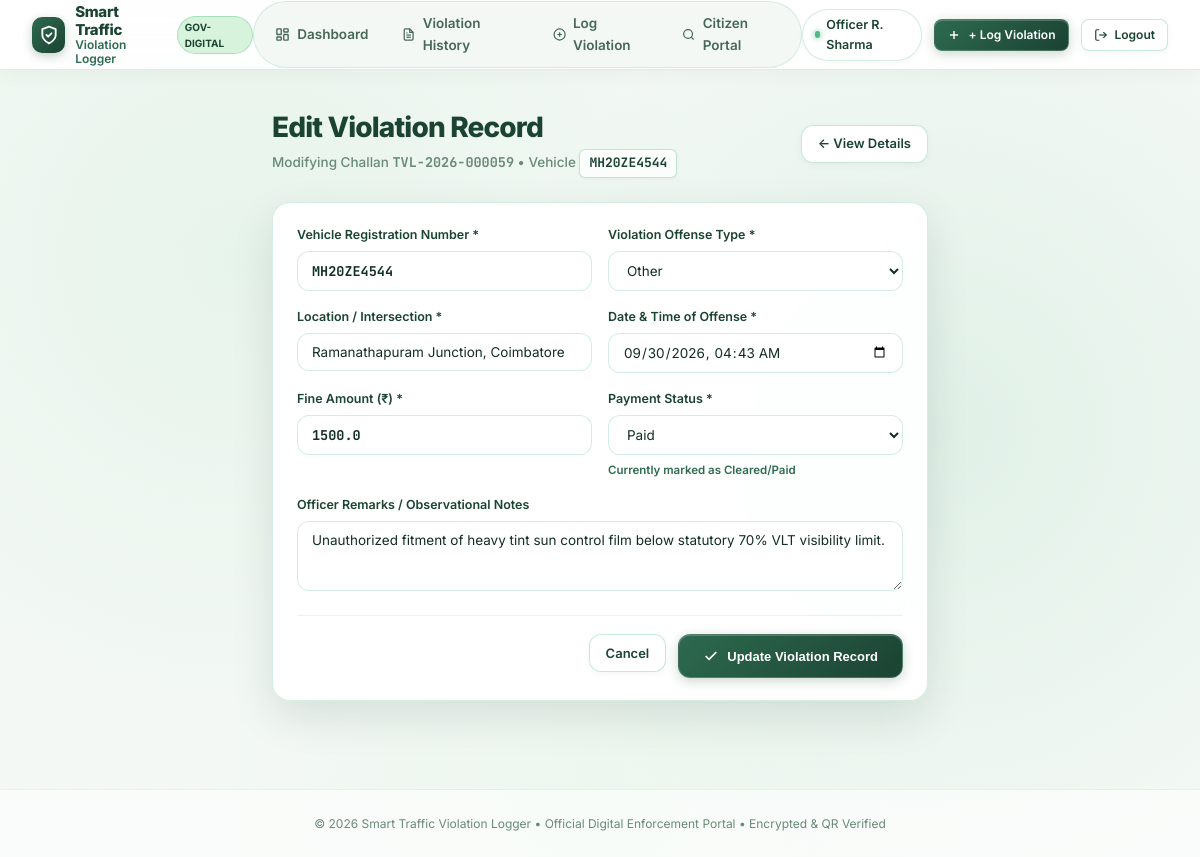
The app's page /violations/59/edit (signed in) with its own data.
### models.py (models this page shows, shortened)
class Violation(db.Model):
    __tablename__ = 'violations'
    id = db.Column(db.Integer, primary_key=True)
    challan_number = db.Column(db.String(32), unique=True, nullable=False, index=True)
    vehicle_number = db.Column(db.String(20), nullable=False, index=True)
    violation_type = db.Column(db.String(100), nullable=False)
    location = db.Column(db.String(200), nullable=False)
    violation_date = db.Column(db.DateTime, nullable=False, default=utc_now)
    fine_amount = db.Column(db.Float, nullable=False)
    payment_status = db.Column(db.String(20), nullable=False, default='Unpaid')
    officer_badge = db.Column(db.String(50), nullable=True)
    officer_name = db.Column(db.String(120), nullable=True)
    qr_filename = db.Column(db.String(255), nullable=True)
    notes = db.Column(db.Text, nullable=True)
    created_at = db.Column(db.DateTime, default=utc_now)
    updated_at = db.Column(db.DateTime, default=utc_now, onupdate=utc_now)
    @property
    def is_paid(self):
        return self.payment_status.strip().lower() == 'paid'

### app.py (the view, shortened to what this page needs)
    @app.route('/violations/<int:id>/edit', methods=['GET', 'POST'])
    @login_required
    def edit_violation(id):
        violation = db.get_or_404(Violation, id)
        formatted_dt = (
            violation.violation_date.strftime('%Y-%m-%dT%H:%M')
            if violation.violation_date else ''
        )
        return render_template(
            'edit_violation.html',
            violation=violation,
            violation_types=VIOLATION_TYPES,
            formatted_dt=formatted_dt
        )

### templates/edit_violation.html (shortened to what this page needs)
{% extends "base.html" %}
{% block content %}
<div class="page-container" style="max-width: 720px;">
  <div class="page-header">
    <div class="page-header-info">
      <h1 class="page-title">Edit Violation Record</h1>
      <p class="page-subtitle">Modifying Challan <strong class="font-mono">{{ violation.challan_number }}</strong> &bull; Vehicle <span class="vehicle-plate">{{ violation.vehicle_number }}</span></p>
    </div>
    <div class="page-header-actions">
      <a href="{{ url_for('violation_detail', id=violation.id) }}" class="btn-secondary">
        &larr; View Details
      </a>
    </div>
  </div>
  <div class="card" style="box-shadow: var(--shadow-elevated);">
    <form method="POST" action="{{ url_for('edit_violation', id=violation.id) }}">
      <div class="form-grid-2">
        <div class="form-field">
          <label for="vehicle_number">Vehicle Registration Number *</label>
          <input
            type="text"
            id="vehicle_number"
            name="vehicle_number"
            value="{{ violation.vehicle_number }}"
            required
            style="text-transform: uppercase; font-family: 'JetBrains Mono', monospace; font-weight: 700;"
          >
        </div>
        <div class="form-field">
          <label for="violation_type">Violation Offense Type *</label>
          <select id="violation_type" name="violation_type" required>
            {% for v_type, fine in violation_types %}
              <option value="{{ v_type }}" {% if violation.violation_type == v_type %}selected{% endif %}>
                {{ v_type }}
              </option>
            {% endfor %}
          </select>
        </div>
      </div>
      <div class="form-grid-2">
        <div class="form-field">
          <label for="location">Location / Intersection *</label>
          <input
            type="text"
            id="location"
            name="location"
            value="{{ violation.location }}"
            required
          >
        </div>
        <div class="form-field">
          <label for="violation_date">Date &amp; Time of Offense *</label>
          <input
            type="datetime-local"
            id="violation_date"
            name="violation_date"
            value="{{ formatted_dt }}"
            required
          >
        </div>
      </div>
      <div class="form-grid-2">
        <div class="form-field">
          <label for="fine_amount">Fine Amount (₹) *</label>
          <input
            type="number"
            step="0.01"
            min="1"
            id="fine_amount"
            name="fine_amount"
            value="{{ violation.fine_amount }}"
            required
            style="font-family: 'JetBrains Mono', monospace; font-weight: 700;"
          >
        </div>
        <div class="form-field">
          <label for="payment_status">Payment Status *</label>
          <select id="payment_status" name="payment_status" required>
            <option value="Paid" {% if violation.is_paid %}selected{% endif %}>Paid</option>
          </select>
          {% if violation.is_paid %}
            <span class="help-text" style="color: var(--eb-emerald); font-weight: 600;">Currently marked as Cleared/Paid</span>
          {% else %}
            <span class="help-text" style="color: var(--color-danger);">Currently marked as Pending/Unpaid</span>
          {% endif %}
        </div>
      </div>
      <div class="form-field">
        <label for="notes">Officer Remarks / Observational Notes</label>
        <textarea id="notes" name="notes" rows="3">{{ violation.notes or '' }}</textarea>
      </div>
      <div style="display: flex; justify-content: flex-end; gap: 12px; margin-top: 24px; padding-top: 18px; border-top: 1px solid var(--border-subtle);">
        <a href="{{ url_for('violation_detail', id=violation.id) }}" class="btn-secondary">Cancel</a>
        <button type="submit" class="btn-primary" style="height: 44px; padding: 0 24px;">
          <svg width="16" height="16" viewBox="0 0 24 24" fill="none" stroke="currentColor" stroke-width="2.5">
            <polyline points="20 6 9 17 4 12"/>
          </svg>
          Update Violation Record
        </button>
      </div>
    </form>
  </div>
</div>
{% endblock %}

### records on screen
Violation: challan_number "TVL-2026-000059", vehicle_number "MH20ZE4544", violation_type "Other", location "Ramanathapuram Junction, Coimbatore", fine_amount "1500.0", payment_status "Paid", notes "Unauthorized fitment of heavy tint sun control film below statutory 70% VLT visibility limit."

### other values on screen
{{ session.get('officer_name', 'Officer') }} "Officer R. Sharma"
